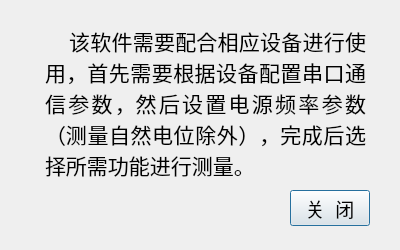
<?xml version="1.0" encoding="UTF-8"?>
<ui version="4.0">
 <class>Dialog</class>
 <widget class="QDialog" name="Dialog">
  <property name="geometry">
   <rect>
    <x>0</x>
    <y>0</y>
    <width>400</width>
    <height>250</height>
   </rect>
  </property>
  <property name="sizePolicy">
   <sizepolicy hsizetype="Expanding" vsizetype="Expanding">
    <horstretch>0</horstretch>
    <verstretch>0</verstretch>
   </sizepolicy>
  </property>
  <property name="windowTitle">
   <string>关于</string>
  </property>
  <property name="styleSheet">
   <string notr="true">border-image: url(:/1.jpg);</string>
  </property>
  <widget class="QTextBrowser" name="textBrowser">
   <property name="geometry">
    <rect>
     <x>40</x>
     <y>20</y>
     <width>331</width>
     <height>171</height>
    </rect>
   </property>
   <property name="toolTip">
    <string>&lt;html&gt;&lt;head/&gt;&lt;body&gt;&lt;p&gt;    使用该设备检测时，请先配置串口参数和电源频率参数。然后选择所需要的功能进行使用&lt;/p&gt;&lt;/body&gt;&lt;/html&gt;</string>
   </property>
   <property name="styleSheet">
    <string notr="true">border-image: url();
background-color: rgba(191, 64, 64, 0);</string>
   </property>
   <property name="html">
    <string>&lt;!DOCTYPE HTML PUBLIC &quot;-//W3C//DTD HTML 4.0//EN&quot; &quot;http://www.w3.org/TR/REC-html40/strict.dtd&quot;&gt;
&lt;html&gt;&lt;head&gt;&lt;meta name=&quot;qrichtext&quot; content=&quot;1&quot; /&gt;&lt;style type=&quot;text/css&quot;&gt;
p, li { white-space: pre-wrap; }
&lt;/style&gt;&lt;/head&gt;&lt;body style=&quot; font-family:'Ubuntu'; font-size:11pt; font-weight:400; font-style:normal;&quot;&gt;
&lt;p align=&quot;justify&quot; style=&quot; margin-top:0px; margin-bottom:0px; margin-left:0px; margin-right:0px; -qt-block-indent:0; text-indent:0px;&quot;&gt;&lt;span style=&quot; font-size:16pt;&quot;&gt;    该软件需要配合相应设备进行使用，首先需要根据设备配置串口通信参数，然后设置电源频率参数（测量自然电位除外），完成后选择所需功能进行测量。&lt;/span&gt;&lt;/p&gt;&lt;/body&gt;&lt;/html&gt;</string>
   </property>
  </widget>
  <widget class="QPushButton" name="pushButton">
   <property name="geometry">
    <rect>
     <x>290</x>
     <y>190</y>
     <width>80</width>
     <height>36</height>
    </rect>
   </property>
   <property name="font">
    <font>
     <pointsize>14</pointsize>
    </font>
   </property>
   <property name="styleSheet">
    <string notr="true">border-image: url(:);</string>
   </property>
   <property name="text">
    <string>关  闭</string>
   </property>
  </widget>
 </widget>
 <resources/>
 <connections/>
</ui>
